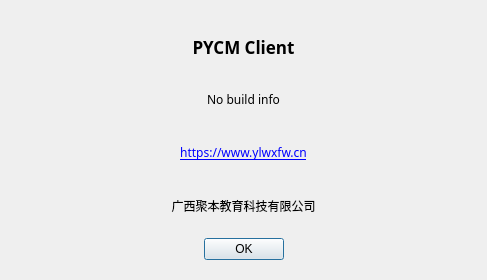
<?xml version="1.0" encoding="UTF-8"?>
<ui version="4.0">
 <class>AboutDialog</class>
 <widget class="QDialog" name="AboutDialog">
  <property name="geometry">
   <rect>
    <x>0</x>
    <y>0</y>
    <width>487</width>
    <height>280</height>
   </rect>
  </property>
  <property name="sizePolicy">
   <sizepolicy hsizetype="Fixed" vsizetype="Fixed">
    <horstretch>0</horstretch>
    <verstretch>0</verstretch>
   </sizepolicy>
  </property>
  <property name="minimumSize">
   <size>
    <width>0</width>
    <height>0</height>
   </size>
  </property>
  <property name="windowTitle">
   <string>About</string>
  </property>
  <property name="windowIcon">
   <iconset resource="../Resources/Resources.qrc">
    <normaloff>:/Core/Core/Logo.png</normaloff>:/Core/Core/Logo.png</iconset>
  </property>
  <layout class="QVBoxLayout" name="main_layout" stretch="0,0,0">
   <property name="leftMargin">
    <number>25</number>
   </property>
   <property name="topMargin">
    <number>20</number>
   </property>
   <property name="rightMargin">
    <number>25</number>
   </property>
   <property name="bottomMargin">
    <number>20</number>
   </property>
   <item>
    <layout class="QVBoxLayout" name="title_layout">
     <property name="spacing">
      <number>0</number>
     </property>
     <item>
      <widget class="QLabel" name="product_name">
       <property name="font">
        <font>
         <family>阿里巴巴普惠体</family>
         <pointsize>13</pointsize>
         <weight>75</weight>
         <bold>true</bold>
        </font>
       </property>
       <property name="text">
        <string>PYCM Client</string>
       </property>
       <property name="alignment">
        <set>Qt::AlignCenter</set>
       </property>
      </widget>
     </item>
     <item>
      <widget class="QLabel" name="buildInfo">
       <property name="font">
        <font>
         <family>阿里巴巴普惠体</family>
        </font>
       </property>
       <property name="text">
        <string>No build info</string>
       </property>
       <property name="alignment">
        <set>Qt::AlignCenter</set>
       </property>
      </widget>
     </item>
     <item>
      <widget class="QLabel" name="project_home">
       <property name="font">
        <font>
         <family>阿里巴巴普惠体</family>
        </font>
       </property>
       <property name="text">
        <string notr="true">&lt;html&gt;&lt;head/&gt;&lt;body&gt;&lt;p&gt;&lt;a href=&quot;https://www.ylwxfw.cn&quot;&gt;&lt;span style=&quot; text-decoration: underline; color:#0000ff;&quot;&gt;https://www.ylwxfw.cn&lt;/span&gt;&lt;/a&gt;&lt;/p&gt;&lt;/body&gt;&lt;/html&gt;</string>
       </property>
       <property name="alignment">
        <set>Qt::AlignCenter</set>
       </property>
       <property name="openExternalLinks">
        <bool>true</bool>
       </property>
      </widget>
     </item>
     <item>
      <widget class="QLabel" name="thank_info">
       <property name="text">
        <string notr="true">广西聚本教育科技有限公司</string>
       </property>
       <property name="alignment">
        <set>Qt::AlignCenter</set>
       </property>
       <property name="openExternalLinks">
        <bool>true</bool>
       </property>
      </widget>
     </item>
    </layout>
   </item>
   <item>
    <widget class="QDialogButtonBox" name="operation_buttons">
     <property name="orientation">
      <enum>Qt::Horizontal</enum>
     </property>
     <property name="standardButtons">
      <set>QDialogButtonBox::Ok</set>
     </property>
     <property name="centerButtons">
      <bool>true</bool>
     </property>
    </widget>
   </item>
  </layout>
 </widget>
 <resources>
  <include location="../Resources/Resources.qrc"/>
 </resources>
 <connections>
  <connection>
   <sender>operation_buttons</sender>
   <signal>accepted()</signal>
   <receiver>AboutDialog</receiver>
   <slot>accept()</slot>
   <hints>
    <hint type="sourcelabel">
     <x>239</x>
     <y>341</y>
    </hint>
    <hint type="destinationlabel">
     <x>157</x>
     <y>274</y>
    </hint>
   </hints>
  </connection>
  <connection>
   <sender>operation_buttons</sender>
   <signal>rejected()</signal>
   <receiver>AboutDialog</receiver>
   <slot>reject()</slot>
   <hints>
    <hint type="sourcelabel">
     <x>307</x>
     <y>341</y>
    </hint>
    <hint type="destinationlabel">
     <x>286</x>
     <y>274</y>
    </hint>
   </hints>
  </connection>
 </connections>
</ui>
